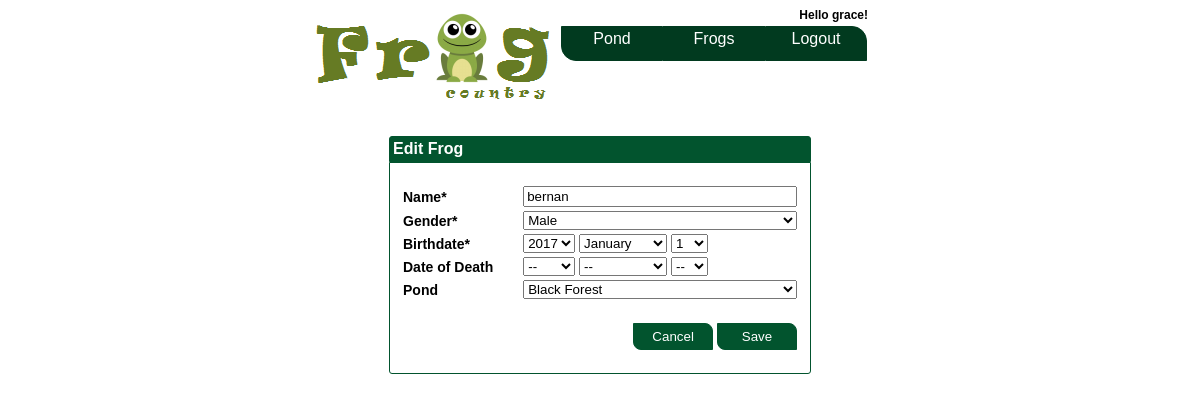
Page /controller/frog.php?action=edit&id=6 (signed in) on the committed database.
### tables this page shows
CREATE TABLE `frog` (
  `frog_id` int(11) NOT NULL AUTO_INCREMENT,
  `name` varchar(20) NOT NULL,
  `gender` enum('M','F') DEFAULT NULL,
  `birthdate` date DEFAULT NULL,
  `deathdate` date DEFAULT NULL,
  `pond_id` int(11) DEFAULT NULL,
  `father` int(11) DEFAULT NULL,
  `mother` int(11) DEFAULT NULL,
  PRIMARY KEY (`frog_id`)
);

CREATE TABLE `pond` (
  `pond_id` int(11) NOT NULL AUTO_INCREMENT,
  `pond_name` varchar(30) NOT NULL,
  `pond_location` varchar(50) DEFAULT NULL,
  `pond_status` tinyint(1) DEFAULT '1' COMMENT '1:open; 0:close',
  PRIMARY KEY (`pond_id`)
);

### db_connect.php (called while the page is built, shortened)
<?php
class DB_Connect{
	function connect(){
		$username = "root";
		$password = "";
		$hostname = "localhost";
		$conn = mysql_connect($hostname, $username, $password);
		$db_selected = mysql_select_db('frogcountry', $conn);
		return $conn;
	}
}
?>

### model/frog_model.php (called while the page is built, shortened)
<?php
require_once("../db_connect.php");
class Frog_Model{
	function get_frogdetails($frog_id){
		$db_conn = new DB_Connect();
		$query = "SELECT * from frog where frog_id = '{$frog_id}'";
		$result = mysql_query($query,$db_conn->connect());
		$arr_frogdetail = array();
		while($row = mysql_fetch_array($result)){
			array_push($arr_frogdetail,$row);
		}
		return $arr_frogdetail;
	}
}
?>

### model/pond_model.php (called while the page is built, shortened)
<?php
require_once("../db_connect.php");
class Pond_Model{
	function get_pondlist(){
		$db_conn = new DB_Connect();
		$query = "SELECT p.*, COUNT(f.frog_id) AS frog_count FROM pond p LEFT JOIN frog f ON p.pond_id = f.pond_id AND f.deathdate IS NULL GROUP BY p.pond_id";
		$result = mysql_query($query,$db_conn->connect());
		$arr_pond = array();
		while($row = mysql_fetch_array($result)){
			array_push($arr_pond,$row);
		}
		return $arr_pond;
	}
}
?>

### view/frog_form.php (the view, shortened to what this page needs)
<form name = "frm_frog" action="../controller/frog.php" method="post">
	<div class = "text_form_title">
		<?php
			if($action == "edit"){
				$frm_title = "Edit Frog";
			}
			elseif($action == "add"){
				$frm_title = "Add a Frog";
			}
			else{
				$frm_title = "Name this TadPole";
			}
		echo $frm_title;
		?>
	</div>
	<div class = "tform_div">
		<table style = "width: 100%;">
			<tr>
				<td style = "width: 30%;">Name*</td>
				<td><input type = "text" name = "frog_name" style = "width: 100%;" value = "<?php if($action == "edit"){ echo $arr_frogdetail[0]['name'];}?>"></td>
			</tr>
			<tr>
				<td>Gender*</td>
				<td>
					<select name = "frog_gender" style = "width: 100%;">
						<?php if($action == "edit") { $gender = $arr_frogdetail[0]['gender']; }
								else {$gender = "U"; } ?>
						<option value = "M" <?php if ($gender=="M"){echo 'selected';} ?> >Male</option>
					</select>
				</td>
			</tr>
			<tr>
				<td>Birthdate*</td>
				<td>
					<select name = "frog_bday_year" >
						<?php
						$year = date('Y');
						while($year >= 1960): ?>
							<option value = "<?php echo $year; ?>" <?php if($action == "edit"){ if($birthYear == $year) {echo "selected"; } }?> >
							<?php echo $year; ?></option>
						<?php $year = $year - 1; endwhile; ?>
					</select>
					<select name = "frog_bday_month" >
						<?php $month  = 1; while($month<=12):?>
						<option value = "<?php echo $month; ?>" <?php if($action == "edit"){ if($birthMonth == $month) {echo "selected"; } } ?>>
							<?php echo date("F", strtotime("2000-".$month."-01")); ?>
						</option>
						<?php $month = $month + 1; endwhile;?>
					</select>
					<select name = "frog_bday_day" >
						<?php $day = 1;
						while($day <= 31): ?>
							<option value = "<?php echo $day; ?>" <?php if($action == "edit"){ if($birthDay == $day) { echo "selected"; } } ?>>
								<?php echo $day; ?>
							</option>
						<?php $day = $day + 1; endwhile; ?>
					</select>
				</td>
			</tr>
			<tr>
				<td>Date of Death</td>
				<td>
					<select name = "frog_death_year" >
						<option value = 0>--</option>
					</select>
					<select name = "frog_death_month" >
						<option value = 0>--</option>
					</select>
					<select name = "frog_death_day" >
						<option value = 0>--</option>
					</select>
				</td>
			</tr>
			<tr>
				<td>Pond</td>
				<td>
					<?php
						if($action == "mate"){
					?>
						<select name = "frog_pond" style = "width: 100%;">
							<option value = "<?php echo $pond_id;?>"><?php echo $pond_name; ?></option>
						</select>
					<?php }else{ ?>
					<select name = "frog_pond" style = "width: 100%;">
						<?php foreach($arr_pond as $pond): ?>
							<option value = "<?php echo $pond['pond_id']; ?>" <?php if($action == "edit"){ if($arr_frogdetail[0]['pond_id'] == $pond['pond_id']){ echo "selected"; }}?> >
								<?php echo $pond['pond_name']; ?>
							</option>
						<?php endforeach; ?>
					</select>
				<?php }?>
				</td>
			</tr>
			<tr>
				<td>&nbsp;</td>
				<td style = "text-align: right; " >
				<br />
			</tr>
			<tr>
				<td>&nbsp;</td>
				<td style = "text-align:right;">
					<?php
						if($action == "add" || $action == "edit"){
					?>
						<input type = "button" class = "button" id = "cancel" onclick = "javascript:frm_cancel();" value = "Cancel" />
					<?php }else{?>
						<input type = "button" class = "button" id = "cancel" onclick = "javascript:frm_close();" value = "Cancel" />
					<?php }?>
					<input type = "button" onclick="javascript:frm_validate();" class = "button" name = "save" value = "Save" />
				</td>
			</tr>
		</table>
	</div>
</form>

### view/menu.php (style rules this page uses)
body { font-family: Arial, "Trebuchet MS"; font-size: 14px; }
.button { width:80px; margin:auto; text-align: center; border-radius: 0px 8px; background-color: #02542e; color: #ffffff; padding: 5px 0px; border: 1px solid #02542e; text-decoration: none; }
.text_form_title { width: 414px; margin: auto; font-size: 16px; color: #fff; padding:3px; background-color: #02542e; font-weight:bold; border:1px solid #02542e; border-radius: 3px 3px 0px 0px; }
.tform_div { width: 400px; background-color: #FFFFFF; border: 1px solid #02542e; margin: auto; padding: 20px 10px; border-radius: 0px 0px 3px 3px; }
.tform_div table tr td { font-size:14px; font-family:Arial; font-weight:bold; }

### rows in the picture
frog: frog_name "bernan", frog_gender "Male", frog_bday_month "January", frog_bday_day "1", frog_pond "Black Forest"

### other values in the picture
$_SESSION['username'] "grace"
$frm_title "Edit Frog"
form field frog_bday_year "2017"
